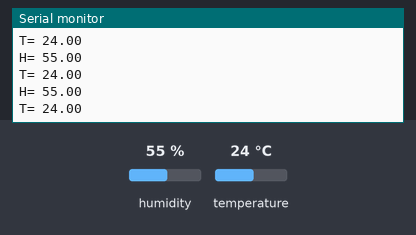
Simulated run of this sketch. Board: ESP32. On the bench: the last lines printed to the serial monitor. Inputs (shaded band) come from the test bench; at power-on: humidity 55 %, temperature 24 °C. WiFi joins after 1.5 s; servers stay silent unless stated.

Above: at 3.0 s.
3.1 s: humidity set to 22 %
At 3.6 s:
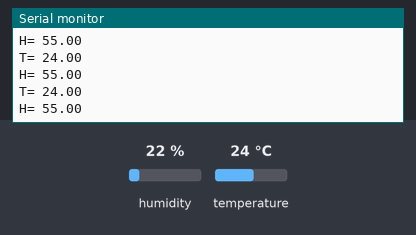
4.6 s: temperature set to 12 °C
At 5.1 s:
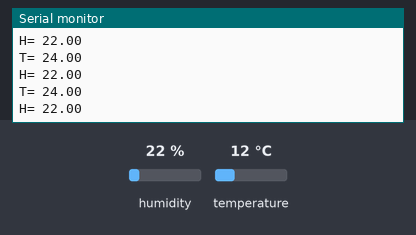
6.1 s: humidity set to 40 %
At 6.9 s:
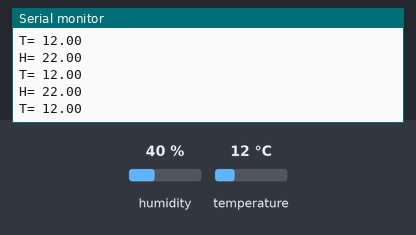
Timing chart, 0 to 9.1 s (numbered marks = the images above; inputs shaded):
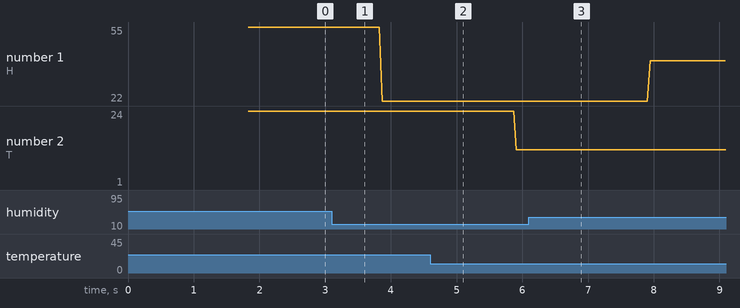

The sketch:

WeatherMonitoringSystem.ino
```cpp
#define BLYNK_TEMPLATE_ID "TMPL3glD_c-x-"
#define BLYNK_TEMPLATE_NAME "DEMO"
#define BLYNK_AUTH_TOKEN "OZ6xre-o_k3v36C4ZQL3yGH9HHvaspeV"

#define BLYNK_PRINT Serial
#include <WiFi.h>
#include <WiFiClient.h>
#include <BlynkSimpleEsp32.h>
#include <DHT.h>

char hotspotname[] = "Nagalakshmi";
char hotspotpass[] = "nannakuthuru";

DHT dht(23, DHT11);  // DHTPIN, DHTTYPE


void setup() {
  Serial.begin(9600);
  Blynk.begin(BLYNK_AUTH_TOKEN, hotspotname, hotspotpass);
  dht.begin();
}

void loop() {
  // Wait a few seconds between measurements.
  Blynk.run();
  float h = dht.readHumidity();
  float t = dht.readTemperature();
  Serial.print("H= ");
  Serial.println(h);
  Serial.print("T= ");
  Serial.println(t);
  Blynk.virtualWrite(V1, h);
  Blynk.virtualWrite(V0, t);

}
```

Measured:
- plotted number 1: 55 → 22 after the input at 3.1 s, 22 → 40 after the input at 6.1 s
- plotted number 2: 24 → 12 after the input at 4.6 s
